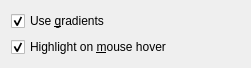
<ui version="4.0" >
 <class>StyleDialog</class>
 <widget class="QWidget" name="StyleDialog" >
  <property name="geometry" >
   <rect>
    <x>0</x>
    <y>0</y>
    <width>201</width>
    <height>66</height>
   </rect>
  </property>
  <property name="windowTitle" >
   <string>Style Configuration Dialog</string>
  </property>
  <layout class="QVBoxLayout" >
   <item>
    <widget class="QCheckBox" name="gradients" >
     <property name="whatsThis" >
      <string>This option will draw buttons and several other widgets using a gradient texture</string>
     </property>
     <property name="text" >
      <string>Use &amp;gradients</string>
     </property>
     <property name="checked" >
      <bool>true</bool>
     </property>
    </widget>
   </item>
   <item>
    <widget class="QCheckBox" name="highlights" >
     <property name="whatsThis" >
      <string>This option will highlight buttons and several other widgets when the mouse cursor is over them</string>
     </property>
     <property name="text" >
      <string>Highlight on &amp;mouse hover</string>
     </property>
     <property name="checked" >
      <bool>true</bool>
     </property>
    </widget>
   </item>
   <item>
    <spacer>
     <property name="orientation" >
      <enum>Qt::Vertical</enum>
     </property>
     <property name="sizeHint" >
      <size>
       <width>229</width>
       <height>91</height>
      </size>
     </property>
    </spacer>
   </item>
  </layout>
 </widget>
  <tabstops>
  <tabstop>gradients</tabstop>
  <tabstop>highlights</tabstop>
 </tabstops>
 <resources/>
 <connections/>
</ui>
